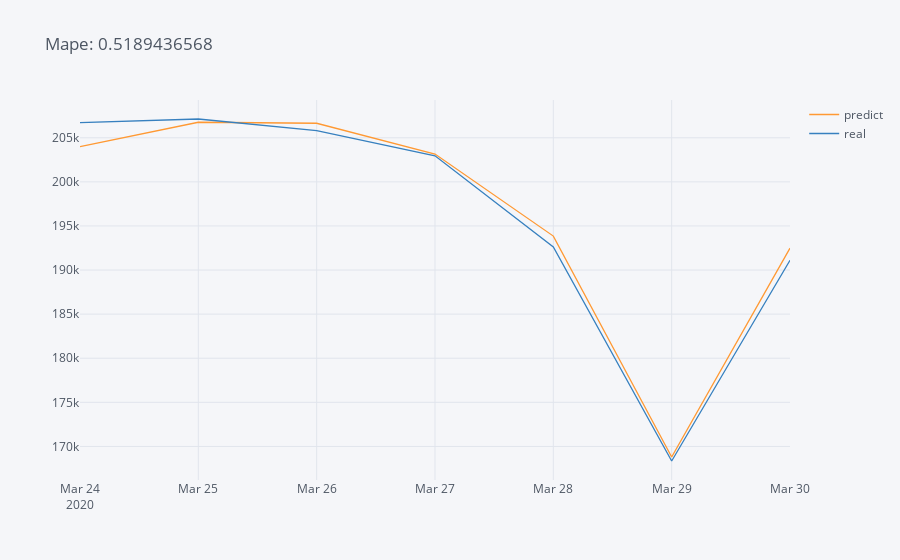

Here is the notebook cell this chart was saved with:
### Code cell
ai = Mape(*reg2(7, "forcasting")[["predict", "real"]].values.T)
reg2(7, "forcasting")[["predict", "real"]].iplot(title = f"Mape: {ai:.10f}")

### Figure 1 — Plotly figure (JSON) as saved in the notebook; plotly's stock layout.template omitted (floating-point values rounded to 4 significant figures)
{"data": [{"line": {"color": "rgba(255, 153, 51, 1.0)", "dash": "solid", "shape": "linear", "width": 1.3}, "mode": "lines", "name": "predict", "text": "", "type": "scatter", "x": ["2020-03-24", "2020-03-25", "2020-03-26", "2020-03-27", "2020-03-28", "2020-03-29", "2020-03-30"], "y": [204000.0, 206800.0, 206600.0, 203200.0, 193900.0, 168800.0, 192500.0]}, {"line": {"color": "rgba(55, 128, 191, 1.0)", "dash": "solid", "shape": "linear", "width": 1.3}, "mode": "lines", "name": "real", "text": "", "type": "scatter", "x": ["2020-03-24", "2020-03-25", "2020-03-26", "2020-03-27", "2020-03-28", "2020-03-29", "2020-03-30"], "y": [206700.0, 207100.0, 205800.0, 203000.0, 192600.0, 168300.0, 191100.0]}], "layout": {"legend": {"bgcolor": "#F5F6F9", "font": {"color": "#4D5663"}}, "paper_bgcolor": "#F5F6F9", "plot_bgcolor": "#F5F6F9", "title": {"font": {"color": "#4D5663"}, "text": "Mape: 0.5189436568"}, "xaxis": {"gridcolor": "#E1E5ED", "showgrid": true, "tickfont": {"color": "#4D5663"}, "title": {"font": {"color": "#4D5663"}, "text": ""}, "zerolinecolor": "#E1E5ED"}, "yaxis": {"gridcolor": "#E1E5ED", "showgrid": true, "tickfont": {"color": "#4D5663"}, "title": {"font": {"color": "#4D5663"}, "text": ""}, "zerolinecolor": "#E1E5ED"}}}
